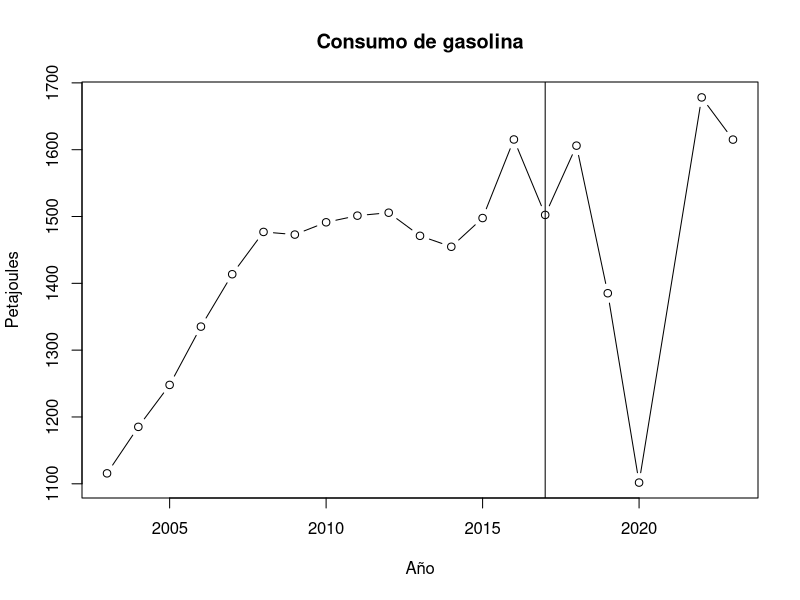
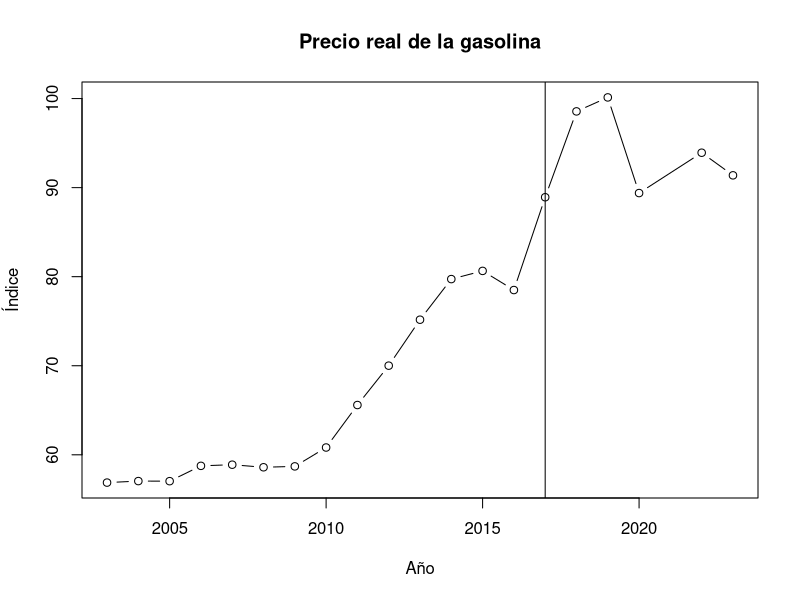
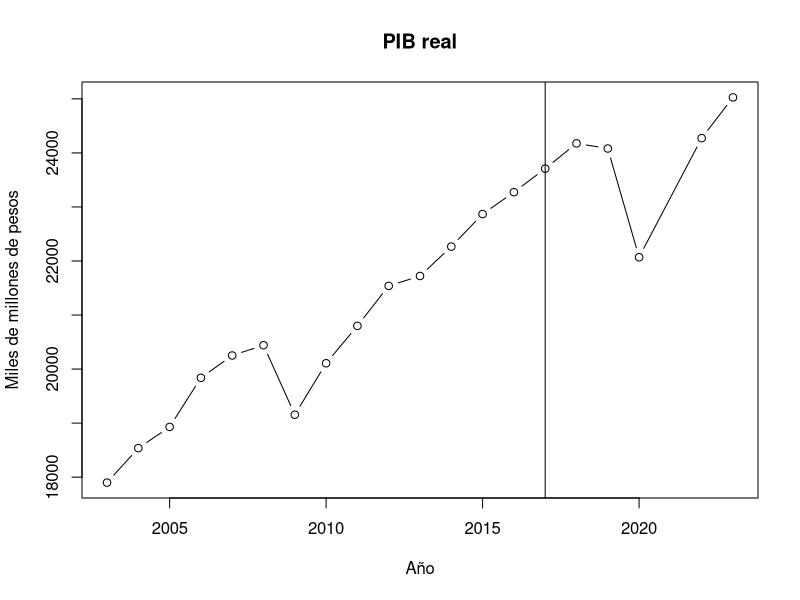
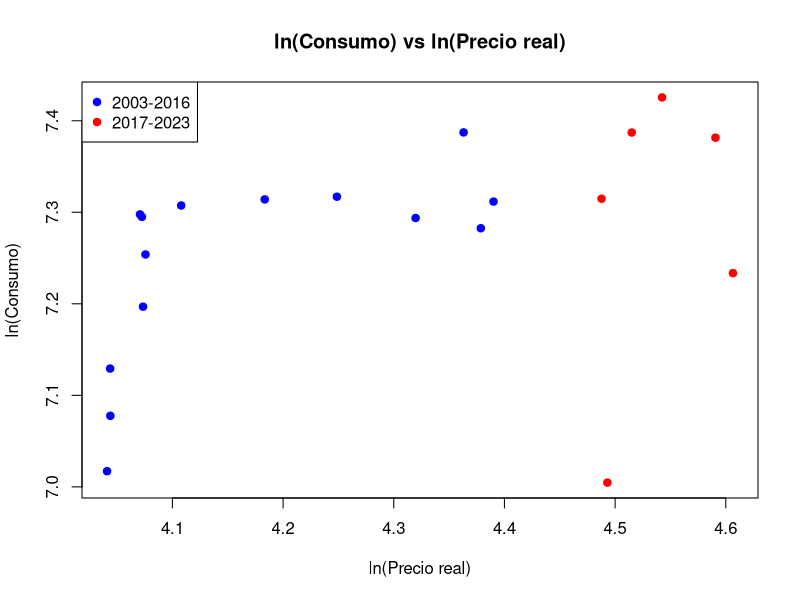
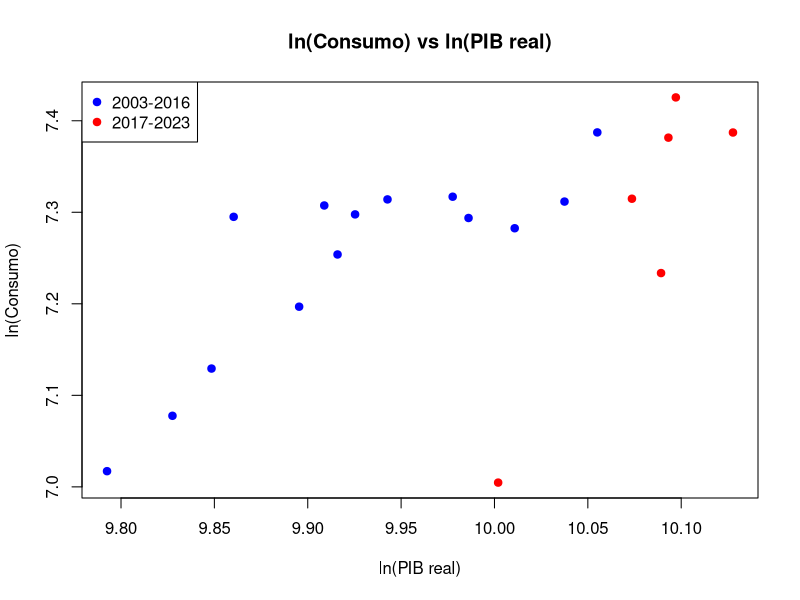

These figures' R source, in order:
## ---- chunk 1
library(readxl)
library(knitr)

# Hace que los resultados se vean como tablas en el HTML (mismo formato que las tablas del paso 6)
tabla_html <- function(x, ...) asis_output(paste(c("", kable(x, ...), ""), collapse = "\n"))

knit_print.summary.lm <- function(x, ...) {
  coeficientes <- tabla_html(x$coefficients, digits = c(4, 4, 3, 5))
  ajuste <- data.frame(R2 = x$r.squared, R2_ajustado = x$adj.r.squared,
                       F = x$fstatistic[1], gl = x$df[2],
                       Error_residual = x$sigma, row.names = NULL)
  asis_output(paste0(coeficientes, tabla_html(ajuste, digits = 4)))
}
knit_print.matrix <- function(x, ...) tabla_html(x, digits = 4)
knit_print.table <- function(x, ...) tabla_html(x)

registerS3method("knit_print", "summary.lm", knit_print.summary.lm, envir = asNamespace("knitr"))
registerS3method("knit_print", "matrix", knit_print.matrix, envir = asNamespace("knitr"))
registerS3method("knit_print", "table", knit_print.table, envir = asNamespace("knitr"))
## ---- chunk 2
datos <- read_excel("DATOS_GASOLINA.xlsx", sheet = "datos_reales")
head(datos)
## ---- chunk 3
datos <- datos[datos$año >= 2003 & datos$año != 2021, ]
nrow(datos)
## ---- chunk 4
names(datos)
summary(datos)
## ---- chunk 5
plot(datos$año, datos$consumo_gasolina_pj, type = "b",
     main = "Consumo de gasolina", xlab = "Año", ylab = "Petajoules")
abline(v = 2017)
## ---- chunk 6
plot(datos$año, datos$precio_real_gasolina, type = "b",
     main = "Precio real de la gasolina", xlab = "Año", ylab = "Índice")
abline(v = 2017)
## ---- chunk 7
plot(datos$año, datos$pib_real_mmdp, type = "b",
     main = "PIB real", xlab = "Año", ylab = "Miles de millones de pesos")
abline(v = 2017)
## ---- chunk 8
colores <- ifelse(datos$año < 2017, "blue", "red")
## ---- chunk 9
plot(log(datos$precio_real_gasolina), log(datos$consumo_gasolina_pj),
     main = "ln(Consumo) vs ln(Precio real)", xlab = "ln(Precio real)", ylab = "ln(Consumo)",
     pch = 19, col = colores)
legend("topleft", legend = c("2003-2016", "2017-2023"), col = c("blue", "red"), pch = 19)
## ---- chunk 10
plot(log(datos$pib_real_mmdp), log(datos$consumo_gasolina_pj),
     main = "ln(Consumo) vs ln(PIB real)", xlab = "ln(PIB real)", ylab = "ln(Consumo)",
     pch = 19, col = colores)
legend("topleft", legend = c("2003-2016", "2017-2023"), col = c("blue", "red"), pch = 19)
## ---- chunk 11
datos$ln_consumo <- log(datos$consumo_gasolina_pj)
datos$ln_precio  <- log(datos$precio_real_gasolina)
datos$ln_pib     <- log(datos$pib_real_mmdp)
## ---- chunk 12
modelo_simple <- lm(ln_consumo ~ ln_precio, datos)
summary(modelo_simple)
## ---- chunk 13
modelo <- lm(ln_consumo ~ ln_precio + ln_pib, datos)
summary(modelo)
## ---- chunk 14
n <- nrow(datos)
k <- 3
gl <- n - k

t_tablas <- qt(0.975, gl)
t_tablas

F_tablas <- qf(0.95, k - 1, gl)
F_tablas
## ---- chunk 15
R2 <- summary(modelo)$r.squared
F_calc <- (R2 / (k - 1)) / ((1 - R2) / gl)
F_calc
## ---- chunk 16
confint(modelo, level = 0.95)
## ---- chunk 17
tabla <- summary(modelo)$coefficients
tabla
## ---- chunk 18
b2  <- tabla["ln_precio", "Estimate"]
ee2 <- tabla["ln_precio", "Std. Error"]

t_precio <- (b2 - (-1)) / ee2
t_precio
## ---- chunk 19
b3  <- tabla["ln_pib", "Estimate"]
ee3 <- tabla["ln_pib", "Std. Error"]

t_pib <- (b3 - 1) / ee3
t_pib
## ---- chunk 20
SCR_R <- sum(residuals(modelo)^2)
SCR_R
## ---- chunk 21
antes <- datos[datos$año < 2017, ]
modelo_antes <- lm(ln_consumo ~ ln_precio + ln_pib, antes)
summary(modelo_antes)
## ---- chunk 22
SCR_1 <- sum(residuals(modelo_antes)^2)
SCR_1
## ---- chunk 23
despues <- datos[datos$año >= 2017, ]
modelo_despues <- lm(ln_consumo ~ ln_precio + ln_pib, despues)
summary(modelo_despues)
## ---- chunk 24
SCR_2 <- sum(residuals(modelo_despues)^2)
SCR_2
## ---- chunk 25
SCR_NR <- SCR_1 + SCR_2
SCR_NR
## ---- chunk 26
n1 <- nrow(antes)
n2 <- nrow(despues)

F_chow <- ((SCR_R - SCR_NR) / k) / (SCR_NR / (n1 + n2 - 2 * k))
F_chow
## ---- chunk 27
F_critico <- qf(0.95, k, n1 + n2 - 2 * k)
F_critico
## ---- chunk 28
var1 <- SCR_1 / (n1 - k)
var2 <- SCR_2 / (n2 - k)

F_var <- var2 / var1
F_var
## ---- chunk 29
qf(0.95, n2 - k, n1 - k)
## ---- chunk 30
escenarios <- data.frame(
  ln_precio = log(c(91.38, 91.38 * 1.10)),
  ln_pib    = log(c(25027.2, 25027.2))
)
escenarios
## ---- chunk 31
pred_media <- predict(modelo, escenarios, interval = "confidence", level = 0.95)
pred_media
## ---- chunk 32
pred_individual <- predict(modelo, escenarios, interval = "prediction", level = 0.95)
pred_individual
## ---- chunk 33
exp(pred_media)
exp(pred_individual)
## ---- chunk 34
library(knitr)
## ---- chunk 35
fuentes <- read_excel("DATOS_GASOLINA.xlsx", sheet = "fuentes")

tabla1 <- data.frame(
  Variable = c("Consumo de gasolina", "Precio real de la gasolina", "PIB real"),
  Unidad = c("Petajoules", "Índice (2018 = 100)", "Miles de millones de pesos"),
  Fuente = c(fuentes$fuente[1], "INEGI, INPC (gasolina de bajo octanaje / índice general)", fuentes$fuente[4])
)
kable(tabla1, caption = "Tabla 1. Variables y fuentes")
## ---- chunk 36
tabla2 <- data.frame(
  Variable = c("Consumo de gasolina (PJ)", "Precio real de la gasolina", "PIB real (miles de millones)"),
  Media = c(mean(datos$consumo_gasolina_pj), mean(datos$precio_real_gasolina), mean(datos$pib_real_mmdp)),
  Desv_estandar = c(sd(datos$consumo_gasolina_pj), sd(datos$precio_real_gasolina), sd(datos$pib_real_mmdp)),
  Minimo = c(min(datos$consumo_gasolina_pj), min(datos$precio_real_gasolina), min(datos$pib_real_mmdp)),
  Maximo = c(max(datos$consumo_gasolina_pj), max(datos$precio_real_gasolina), max(datos$pib_real_mmdp))
)
kable(tabla2, digits = 2, caption = "Tabla 2. Estadística descriptiva (2003-2023 sin 2021, n = 20)")
## ---- chunk 37
ic <- confint(modelo, level = 0.95)

tabla3 <- data.frame(
  Variable = c("Constante", "ln(Precio real)", "ln(PIB real)"),
  Coeficiente = tabla[, "Estimate"],
  Error_estandar = tabla[, "Std. Error"],
  t = tabla[, "t value"],
  p_valor = formatC(tabla[, "Pr(>|t|)"], format = "f", digits = 5),
  IC_inferior = ic[, 1],
  IC_superior = ic[, 2],
  row.names = NULL
)
kable(tabla3, digits = 4, caption = "Tabla 3. Estimación por MCO de la demanda de gasolina")
## ---- chunk 38
tabla4 <- data.frame(
  Indicador = c("R²", "R² ajustado", "Estadístico F", "p-valor de F", "Observaciones (n)", "Grados de libertad"),
  Valor = as.character(c(round(summary(modelo)$r.squared, 4),
                         round(summary(modelo)$adj.r.squared, 4),
                         round(F_calc, 2),
                         signif(pf(F_calc, k - 1, gl, lower.tail = FALSE), 3),
                         n,
                         gl))
)
kable(tabla4, caption = "Tabla 4. Bondad de ajuste del modelo")
## ---- chunk 39
simple <- summary(modelo_simple)$coefficients

tabla5 <- data.frame(
  Modelo = c("Simple (solo precio)", "Múltiple (precio y PIB)"),
  Elasticidad_precio = c(simple["ln_precio", "Estimate"], tabla["ln_precio", "Estimate"]),
  p_valor = c(simple["ln_precio", "Pr(>|t|)"], tabla["ln_precio", "Pr(>|t|)"]),
  R2_ajustado = c(summary(modelo_simple)$adj.r.squared, summary(modelo)$adj.r.squared)
)
kable(tabla5, digits = 4, caption = "Tabla 5. Efecto de incluir el PIB en el modelo")
## ---- chunk 40
estadistico <- c(F_calc, t_precio, t_pib, F_chow, F_var)
critico <- c(F_tablas, t_tablas, t_tablas, F_critico, qf(0.95, n2 - k, n1 - k))

tabla6 <- data.frame(
  Prueba = c("Significancia global (F)", "Elasticidad precio unitaria (t)", "Elasticidad ingreso unitaria (t)",
             "Cambio estructural en 2017 (Chow)", "Varianzas iguales entre periodos (F)"),
  H0 = c("β2 = β3 = 0", "β2 = -1", "β3 = 1", "Sin cambio estructural", "σ1² = σ2²"),
  Estadistico = estadistico,
  Valor_critico = critico,
  Decision = ifelse(abs(estadistico) > critico, "Se rechaza H0", "No se rechaza H0")
)
kable(tabla6, digits = 3, caption = "Tabla 6. Pruebas de hipótesis (5% de significancia)")
## ---- chunk 41
antes_coef   <- summary(modelo_antes)$coefficients
despues_coef <- summary(modelo_despues)$coefficients

tabla7 <- data.frame(
  Periodo = c("2003-2016", "2017-2023"),
  n = c(n1, n2),
  Elasticidad_precio = c(antes_coef["ln_precio", "Estimate"], despues_coef["ln_precio", "Estimate"]),
  p_precio = c(antes_coef["ln_precio", "Pr(>|t|)"], despues_coef["ln_precio", "Pr(>|t|)"]),
  Elasticidad_ingreso = c(antes_coef["ln_pib", "Estimate"], despues_coef["ln_pib", "Estimate"]),
  p_ingreso = c(antes_coef["ln_pib", "Pr(>|t|)"], despues_coef["ln_pib", "Pr(>|t|)"]),
  R2 = c(summary(modelo_antes)$r.squared, summary(modelo_despues)$r.squared),
  SCR = c(SCR_1, SCR_2)
)
kable(tabla7, digits = 4, caption = "Tabla 7. Estimación por periodo (prueba de Chow)")
## ---- chunk 42
media <- exp(pred_media)
individual <- exp(pred_individual)

tabla8 <- data.frame(
  Escenario = c("Condiciones de 2023", "Precio real 10% más alto"),
  Precio_real = c(91.38, 91.38 * 1.10),
  PIB_real = c(25027.2, 25027.2),
  Prediccion_PJ = media[, "fit"],
  Media_inferior = media[, "lwr"],
  Media_superior = media[, "upr"],
  Individual_inferior = individual[, "lwr"],
  Individual_superior = individual[, "upr"]
)
kable(tabla8, digits = 1, caption = "Tabla 8. Consumo de gasolina predicho (petajoules, intervalos al 95%)")
